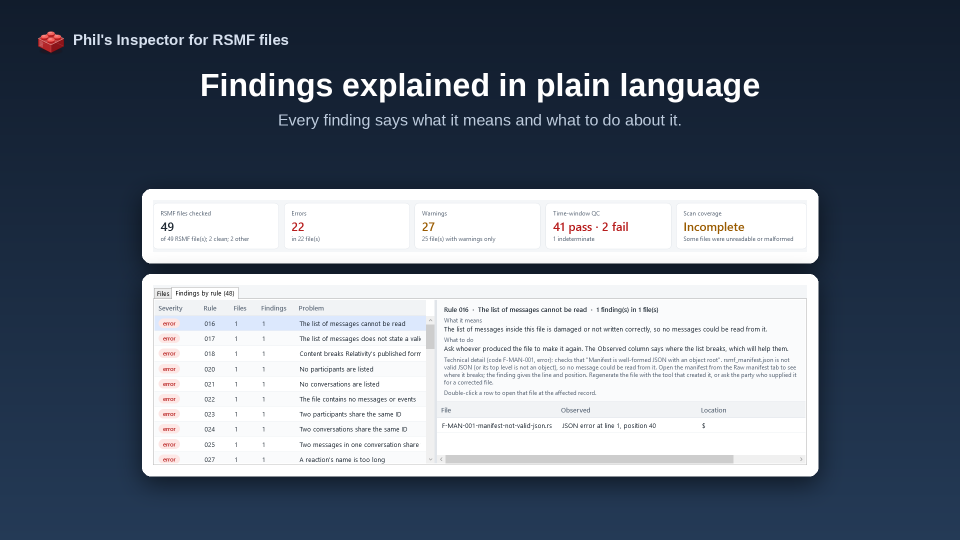
#> input picture packaging/store-listing/screenshot-1-findings-by-rule.png, 1920 x 1080 px, given in place of samples.png, which was not available (shown at 1/2 size)
$ python -i make-shots.py   (imports and definitions only)
#> lines starting #> are read from the running program, lines starting #| are printed output that depends on the picture
#!/usr/bin/env python3
"""Builds the Microsoft Store listing pictures (1920 x 1080 PNG) from real pictures saved by the app's
self-check (packaging/store-listing/src). Each picture is cropped to leave out the lines that show
folder paths, set unscaled on a plain background, and given a headline. Nothing inside a crop is edited.
Usage: make-shots.py <src folder> <out folder>     (needs Pillow and the Liberation Sans fonts)"""
import importlib.util, os, sys
from PIL import Image, ImageDraw, ImageFilter, ImageFont

W, H = 1920, 1080
here = os.path.dirname(os.path.abspath(__file__))
spec = importlib.util.spec_from_file_location("make_icon", os.path.join(here, "..", "..", "tools", "make-icon.py"))
# [1 line not run here, left out]
FONT = "/usr/share/fonts/truetype/liberation/LiberationSans-%s.ttf"
def font(style, size): return ImageFont.truetype(FONT % style, size)

def background():
    top, bottom = (17, 28, 44), (36, 58, 86)
    img = Image.new("RGB", (W, H))
    d = ImageDraw.Draw(img)
    for y in range(H):
        t = y / (H - 1)
        d.line([(0, y), (W, y)], fill=tuple(round(a + (b - a) * t) for a, b in zip(top, bottom)))
    return img.convert("RGBA")

def card(canvas, shot, x, y, pad=22, radius=18):
    w, h = shot.width + 2 * pad, shot.height + 2 * pad
    shadow = Image.new("RGBA", canvas.size, (0, 0, 0, 0))
    ImageDraw.Draw(shadow).rounded_rectangle([x, y + 14, x + w, y + h + 14], radius, fill=(0, 0, 0, 150))
    canvas.alpha_composite(shadow.filter(ImageFilter.GaussianBlur(24)))
    ImageDraw.Draw(canvas).rounded_rectangle([x, y, x + w, y + h], radius, fill=(255, 255, 255, 255))
    canvas.paste(shot.convert("RGB"), (x + pad, y + pad))
    return h

def build(out, headline, subline, crops, gap=22, pad=22):
    canvas = background()
    d = ImageDraw.Draw(canvas)
    brick = make_icon.draw().resize((64, 64), Image.LANCZOS)
    canvas.alpha_composite(brick, (70, 46))
    d.text((146, 62), "Phil's Inspector for RSMF files", font=font("Bold", 30), fill=(214, 224, 238))
    hf, sf = font("Bold", 64), font("Regular", 32)
    d.text((W / 2, 170), headline, font=hf, fill=(255, 255, 255), anchor="mm")
    d.text((W / 2, 240), subline, font=sf, fill=(190, 204, 222), anchor="mm")
    total = sum(c.height + 2 * pad for c in crops) + gap * (len(crops) - 1)
    y = 300 + max(0, (H - 300 - 50 - total) // 2)
    for c in crops:
        y += card(canvas, c, (W - c.width - 2 * pad) // 2, y, pad) + gap
    canvas.convert("RGB").save(out, "PNG", optimize=True)

def main(src, out):
    os.makedirs(out, exist_ok=True)
    def crop(name, top, bottom):
        im = Image.open(os.path.join(src, name)); return im.crop((0, top, im.width, bottom))
    build(os.path.join(out, "screenshot-1-findings-by-rule.png"),
          "Findings explained in plain language", "Every finding says what it means and what to do about it.",
          [crop("samples.png", 288, 392), crop("samples.png", 438, 798)])
#> in crop, im is the input picture: PIL image 1920x1080 RGB; mean R, G, B 106.8, 116.5, 129.9
#> in crop, `return im.crop((0, top, im.width, bottom))`:
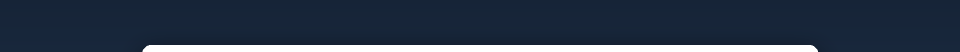
#> returned value: PIL image 1920x104 RGB (shown at 1/2 size); mean R, G, B 44.3, 57.1, 74.7
#> call 2 of crop, with name = 'samples.png', top = 438, bottom = 798
#> in crop (call 2), `return im.crop((0, top, im.width, bottom))`:
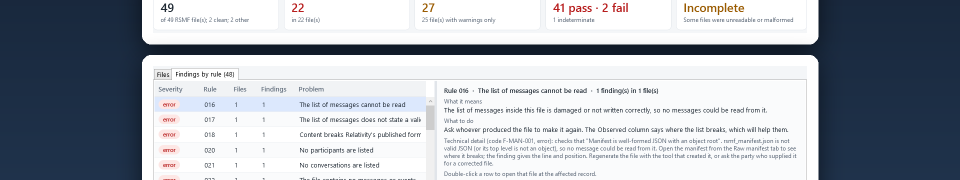
#> returned value: PIL image 1920x360 RGB (shown at 1/2 size); mean R, G, B 169.2, 175.1, 183.3
#> in background, `top, bottom = (17, 28, 44), (36, 58, 86)`: top = (17, 28, 44); bottom = (36, 58, 86)
#> in background, `img = Image.new("RGB", (W, H))`: img: PIL image 1920x1080 RGB; every value is 0
#> in background, `return img.convert("RGBA")`:
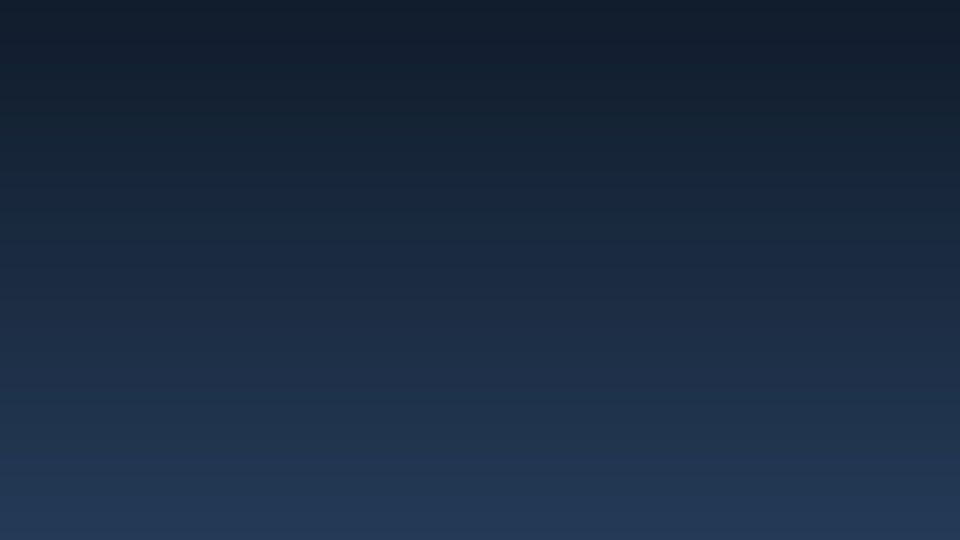
#> returned value: PIL image 1920x1080 RGBA (shown at 1/2 size); mean R, G, B, A 26.5, 43, 65, 255
    build(os.path.join(out, "screenshot-2-chat-viewer.png"),
          "Read each conversation as a chat", "Search, replies, reactions and attachments, in the order they were sent.",
          [crop("viewer.png", 78, 761)])
    build(os.path.join(out, "screenshot-3-folder-scan.png"),
          "Check a whole folder in one pass", "See at a glance which files are clean and which need attention.",
          [crop("main.png", 288, 392), crop("main.png", 438, 798)])
    build(os.path.join(out, "screenshot-4-finding-detail.png"),
          "See exactly where each problem is", "Observed value, location and record for every finding in a file.",
          [crop("findings.png", 78, 761)])

# [2 lines not run here, left out]

#> (the run stopped early here; a loop or call above may not have finished)
